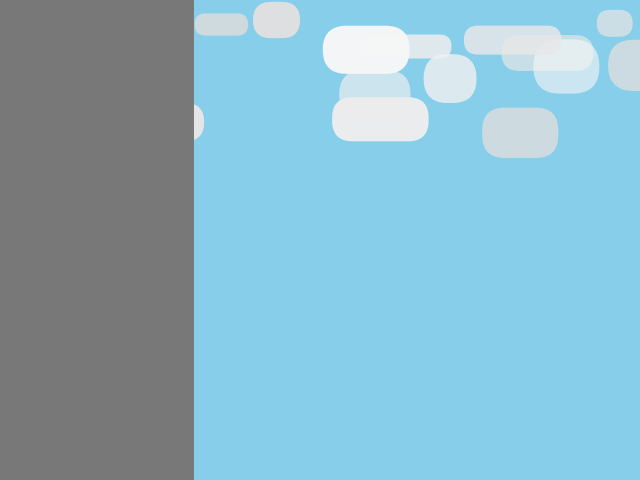
Frame 1 (no input)
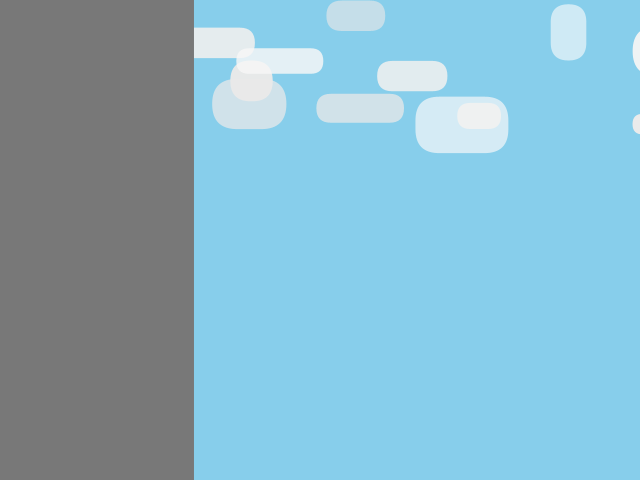
Frame 60 (the mouse pressed at the canvas centre just before this capture)
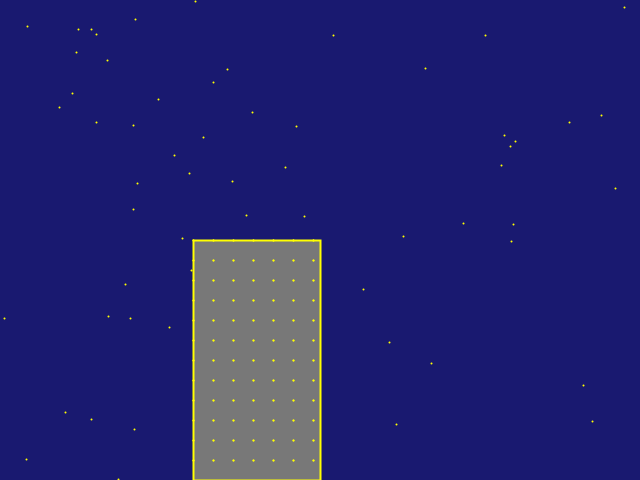
Frame 120 (the mouse held since frame 60 and released just before this capture)

The Processing sketch that drew these frames (run headless with seeded random() and noise(); from frame 60 on, the mouse is pressed at the canvas centre):

// Processing sketch: CVWS_2O_InteractiveShapes
// ── CVWS_2O_InteractiveShapes.pde
//setup canvas
void setup() {
  size(640, 480);
  background(0);
}

//define colors used  
color nightblue = color(25, 25, 112);
color skyblue = color(135, 206, 235);
float startPosition = random(300);


void draw() {
  float wBuilding = (mouseX-startPosition);
  float hBuilding = (-mouseY+height);
  drawSky();
  drawBuilding(wBuilding,hBuilding);
  drawWindows(hBuilding);
}


void drawSky(){
  if (mousePressed){
    background(nightblue);
    for(int i=0; i < 100; i++){
      stroke(255,255,0);
      strokeWeight(2);
      point(random(width), random(width));
      frameRate(15);
  }
  }else{
    background(skyblue);
    noStroke();
    fill(240);
    frameRate(10);
    for(int iCloud=0; iCloud < 20; iCloud++){
          fill(random(220,255),random(150,255));
          rect(random(640),random(0,120),random(30,100),random(20,60),random(20,60));
      frameRate(5);

      }
  }
}
// generate window pattern

void drawWindows (float hBuilding) {

  for (float yWd=height-hBuilding;yWd<height;yWd +=20){
   for (float xWd=startPosition;xWd<mouseX;xWd +=20){
     point (xWd,yWd);
     }
    }

}

// draw building
void drawBuilding(float wBuilding, float hBuilding) {
  println(startPosition);
  fill(120); 
  rect(startPosition,height-hBuilding, wBuilding, hBuilding);

// generate window pattern
  for (float yWd=height-hBuilding;yWd<height;yWd +=20){
   for (float xWd=startPosition;xWd<mouseX;xWd +=20){
     point (xWd,yWd);
     }
    }

}
